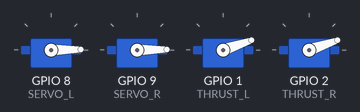
A sketch run on a simulated ESP32. Parts: 4 × servo. What the sketch prints to the serial monitor is not drawn.

Above: at 4.45 s.
At 5.4 s:
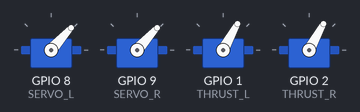
At 6.4 s:
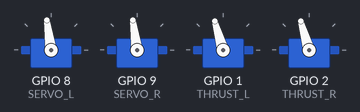
At 8.4 s:
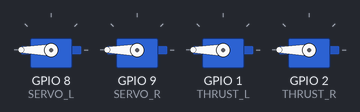
At 10.4 s:
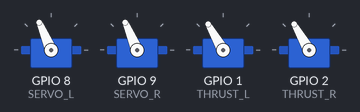
At 12.4 s:
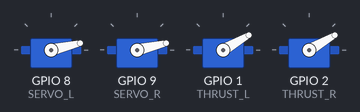
Timing chart, 0 to 17.7 s (numbered marks = the images above):
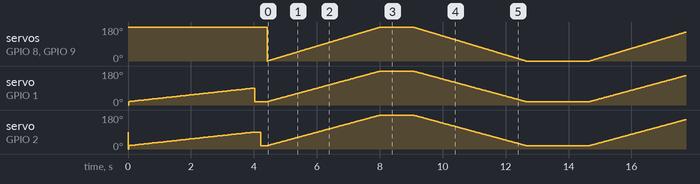

The sketch:

Mochi_Test_V1.ino
```cpp
#define LED_BLUE Dy
#define LED_RED Dx
#define SERVO_L D9
#define SERVO_R D10
#define THRUST_L D0
#define THRUST_R D1


#include <ESP32Servo.h>

Servo servo1;
Servo servo2;
Servo thrust1;
Servo thrust2;
int SERVO_LOCK = 0; // Lock the servo at 90 degree for arm installation

void setup() {
  // pinMode(LED_BLUE, OUTPUT); // Initialize the LED_BUILTIN pin as an output
  // pinMode(LED_RED, OUTPUT); // Initialize the LED_BUILTIN pin as an output
  ESP32PWM::allocateTimer(0);
	ESP32PWM::allocateTimer(1);
	ESP32PWM::allocateTimer(2);
	ESP32PWM::allocateTimer(3);
  servo1.setPeriodHertz(50);// Standard 50hz servo
  servo2.setPeriodHertz(50);// Standard 50hz servo

  thrust1.setPeriodHertz(51);// Standard 50hz servo
  thrust2.setPeriodHertz(51);// Standard 50hz servo

  servo1.attach(SERVO_L, 650, 2500); // 0043 Servos
  servo2.attach(SERVO_R, 650, 2500); // 0043 Servos

  thrust1.attach(THRUST_L, 1000, 2000);
  thrust2.attach(THRUST_R, 1000, 2000);

  // ESC arm
  escarm();

}

// The loop function runs over and over again forever
void loop() {
    // Sweep servos from 0 to 180 degrees and increase thrust from 1100 to 2000
    for (int posVal = 0; posVal <= 180; posVal++) {
        int thrustVal = map(posVal, 0, 180, 1100, 2000); // Map servo angle to thrust value

        servo1.write(posVal);
        servo2.write(posVal);
        thrust1.writeMicroseconds(thrustVal);
        thrust2.writeMicroseconds(thrustVal);

        delay(20);
    }

    delay(1000);

    // Sweep servos from 180 to 0 degrees and decrease thrust from 2000 to 1100
    for (int posVal = 180; posVal >= 0; posVal--) {
        int thrustVal = map(posVal, 0, 180, 1100, 2000); // Map servo angle to thrust value

        servo1.write(posVal);
        servo2.write(posVal);
        thrust1.writeMicroseconds(thrustVal);
        thrust2.writeMicroseconds(thrustVal);

        delay(20);
    }
    delay(2000);

    while(SERVO_LOCK){
        servo1.write(90);
        servo2.write(90);
    }
}


//Enter arming sequence for ESC
void escarm(){
  servo1.write(180);
  servo2.write(180);
  Serial.println("Arming");
  // ESC arming sequence for BLHeli S
  thrust1.writeMicroseconds(1000);
  delay(10);
  thrust2.writeMicroseconds(1000);
  delay(10);

  // Sweep up
  for(int i=1100; i<1500; i++) {
    thrust1.writeMicroseconds(i);
    delay(5);
    thrust2.writeMicroseconds(i);
    delay(5);
  }
  // Sweep down
  for(int i=1500; i<1100; i--) {
    thrust1.writeMicroseconds(i);
    delay(5);
    thrust2.writeMicroseconds(i);
    delay(5);
  }
  // Back to minimum value
  thrust1.writeMicroseconds(1100);
  delay(200);
  thrust2.writeMicroseconds(1100);
  delay(200);
}
```
